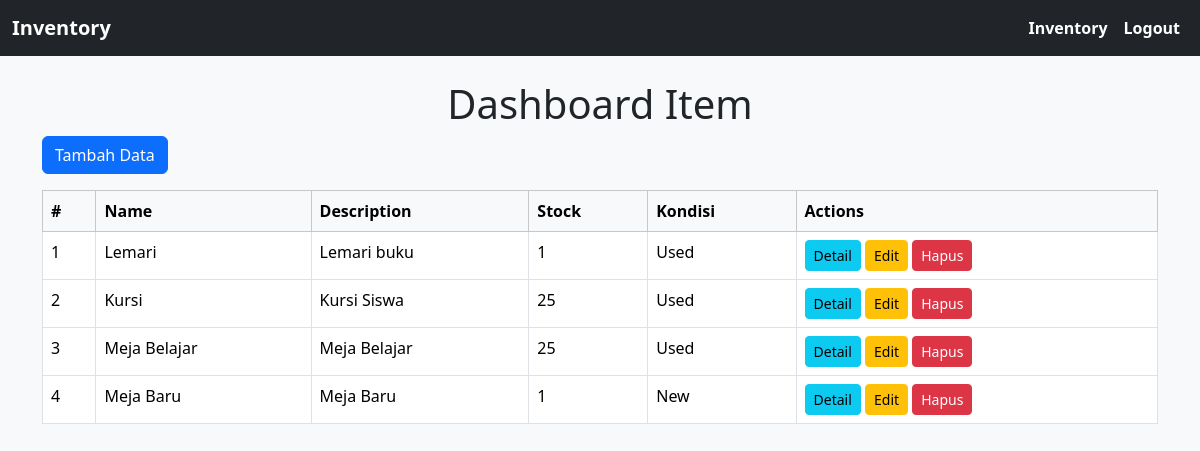
Page /dashboard.php on the committed database.
### tables this page shows
CREATE TABLE `items` (
  `id` int(25) NOT NULL,
  `name` varchar(100) NOT NULL,
  `description` varchar(100) NOT NULL,
  `stock` int(25) NOT NULL,
  `kondisi` varchar(100) NOT NULL
);

### dashboard.php (the view, shortened to what this page needs)
<?php
require 'koneksi.php';
$query = "SELECT * FROM items";
$results = mysqli_query($con, $query);
?>
<!doctype html>
<html lang="en">
  <head>
   <nav class="navbar navbar-expand-lg bg-dark">
  <div class="container-fluid">
    <a class="navbar-brand text-white fw-bold" href="#">Inventory</a>
    <div class="collapse navbar-collapse" id="navbarNav">
      <ul class="navbar-nav ms-auto">
        <li class="nav-item">
          <a class="nav-link text-white fw-bold" aria-current="page" href="dashboard.php">Inventory</a>
        </li>
        <li class="nav-item">
          <a class="nav-link text-white fw-bold" href="logout.php">Logout</a>
        </li>
      </ul>
    </div>
  </div>
</nav>
    <link href="https://cdn.jsdelivr.net/npm/bootstrap@5.3.3/dist/css/bootstrap.min.css" rel="stylesheet">
  </head>
  <body class="bg-light">
    <div class="container mt-4">
      <center><h1>Dashboard Item</h1></center>
      <a href="tambah.php" class="btn btn-primary mb-3">Tambah Data</a>
      <table class="table table-bordered">
        <thead class="table-light">
          <tr>
            <th>#</th>
            <th>Name</th>
            <th>Description</th>
            <th>Stock</th>
            <th>Kondisi</th>
            <th>Actions</th>
          </tr>
        </thead>
        <tbody>
          <?php
          if (mysqli_num_rows($results) > 0) {
              $no = 1;
              while ($show = mysqli_fetch_assoc($results)) {
                  echo "
                  <tr>
                    <td>{$no}</td>
                    <td>{$show['name']}</td>
                    <td>{$show['description']}</td>
                    <td>{$show['stock']}</td>
                    <td>{$show['kondisi']}</td>
                    <td>
                      <a href='detail.php?id={$show['id']}' class='btn btn-info btn-sm'>Detail</a>
                      <a href='edit.php?id={$show['id']}' class='btn btn-warning btn-sm'>Edit</a>
                      <form action='hapus_proses.php' method='POST' style='display:inline-block;'>
                        <input type='hidden' name='id' value='{$show['id']}'/>
                        <button type='submit' class='btn btn-danger btn-sm' onclick=\"return confirm('Yakin ingin menghapus?')\">Hapus</button>
                      </form>
                    </td>
                  </tr>";
                  $no++;
              }
          } else {
              echo "<tr><td colspan='5' class='text-center text-danger'>Data tidak ada</td></tr>";
          }
          ?>
        </tbody>
      </table>
    </div>
  </body>
</html>

### rows in the picture
items: name "Lemari", description "Lemari buku", stock "1", kondisi "Used"
items: name "Kursi", description "Kursi Siswa", stock "25", kondisi "Used"
items: name "Meja Belajar", description "Meja Belajar", stock "25", kondisi "Used"
items: name "Meja Baru", description "Meja Baru", stock "1", kondisi "New"
